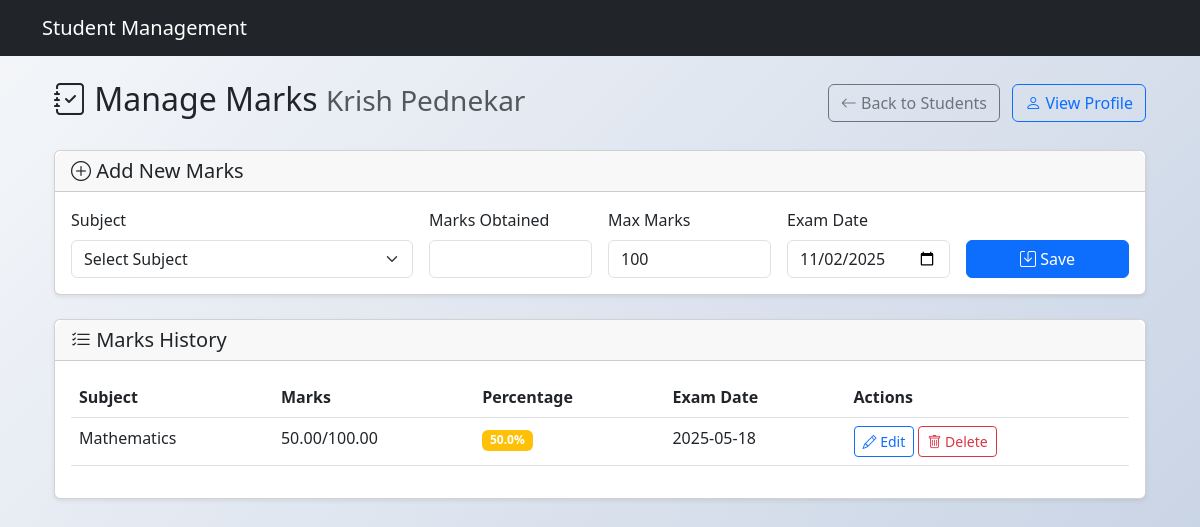
Screenshot of /students/1/marks with the database file from the repository.
### app.py (models this page shows)
class Student(db.Model):
    id = db.Column(db.Integer, primary_key=True)
    student_id = db.Column(db.String(20), unique=True, nullable=False)
    first_name = db.Column(db.String(100), nullable=False)
    last_name = db.Column(db.String(100), nullable=False)
    email = db.Column(db.String(120), unique=True, nullable=False)
    phone = db.Column(db.String(15))
    address = db.Column(db.Text)
    program = db.Column(db.String(100), nullable=False)
    semester = db.Column(db.Integer, nullable=False)
    enrollments = db.relationship('Enrollment', backref='student', lazy=True)
    marks = db.relationship('Mark', backref='student', lazy=True)
    attendances = db.relationship('Attendance', backref='student', lazy=True)
    @property
    def available_subjects(self):
        enrolled = {e.subject_id for e in self.enrollments}
        return Subject.query.filter(
            (Subject.id.in_(enrolled)) |
            (Subject.id.notin_(enrolled))
        ).all()

class Mark(db.Model):
    id = db.Column(db.Integer, primary_key=True)
    student_id = db.Column(db.Integer, db.ForeignKey('student.id'), nullable=False)
    subject_id = db.Column(db.Integer, db.ForeignKey('subject.id'), nullable=False)
    marks = db.Column(db.Float, nullable=False)
    max_marks = db.Column(db.Float, nullable=False, default=100)
    exam_date = db.Column(db.Date, default=datetime.utcnow)
    subject = db.relationship('Subject', backref='marks')

class Subject(db.Model):
    id = db.Column(db.Integer, primary_key=True)
    code = db.Column(db.String(20), unique=True, nullable=False)
    name = db.Column(db.String(100), nullable=False)
    credits = db.Column(db.Integer, nullable=False)

### app.py (the view, shortened to what this page needs)
@app.route('/students/<int:id>/marks', methods=['GET', 'POST'])
@app.route('/students/<int:id>/marks', methods=['GET', 'POST'])
def manage_marks(id):
    student = Student.query.get_or_404(id)
    subjects = student.available_subjects
    return render_template('students/marks.html',
                         student=student,
                         subjects=subjects,
                         datetime=datetime)

### templates/students/marks.html (shortened to what this page needs)
{% extends "base.html" %}
{% block content %}
<div class="container">
    <div class="d-flex justify-content-between align-items-center mb-4">
        <h2>
            <i class="bi bi-journal-check"></i> Manage Marks
            <small class="text-muted">{{ student.first_name }} {{ student.last_name }}</small>
        </h2>
        <div>
            <a href="{{ url_for('list_students') }}" class="btn btn-outline-secondary">
                <i class="bi bi-arrow-left"></i> Back to Students
            </a>
            <a href="{{ url_for('view_student', id=student.id) }}" class="btn btn-outline-primary ms-2">
                <i class="bi bi-person"></i> View Profile
            </a>
        </div>
    </div>
    <div class="card shadow-sm mb-4">
        <div class="card-header">
            <h5 class="mb-0"><i class="bi bi-plus-circle"></i> Add New Marks</h5>
        </div>
        <div class="card-body">
            <form method="POST">
                <div class="row g-3">
                    <div class="col-md-4">
    <label for="subject" class="form-label">Subject</label>
    <select class="form-select" id="subject" name="subject" required>
        <option value="">Select Subject</option>
    </select>
</div>
                    <div class="col-md-2">
                        <label for="marks" class="form-label">Marks Obtained</label>
                        <input type="number" step="0.01" class="form-control" id="marks" name="marks" required>
                    </div>
                    <div class="col-md-2">
                        <label for="max_marks" class="form-label">Max Marks</label>
                        <input type="number" step="0.01" class="form-control" id="max_marks" name="max_marks" value="100">
                    </div>
                    <div class="col-md-2">
                        <label for="exam_date" class="form-label">Exam Date</label>
                        <input type="date" class="form-control" id="exam_date" name="exam_date"
                               value="{{ datetime.utcnow().strftime('%Y-%m-%d') }}" required>
                    </div>
                    <div class="col-md-2 d-flex align-items-end">
                        <button type="submit" class="btn btn-primary w-100">
                            <i class="bi bi-save"></i> Save
                        </button>
                    </div>
                </div>
            </form>
        </div>
    </div>
    <div class="card shadow-sm">
        <div class="card-header">
            <h5 class="mb-0"><i class="bi bi-list-check"></i> Marks History</h5>
        </div>
        <div class="card-body">
            {% if student.marks %}
            <div class="table-responsive">
                <table class="table table-hover">
                    <thead>
                        <tr>
                            <th>Subject</th>
                            <th>Marks</th>
                            <th>Percentage</th>
                            <th>Exam Date</th>
                            <th>Actions</th>
                        </tr>
                    </thead>
                    <tbody>
                        {% for mark in student.marks|sort(attribute='exam_date', reverse=True) %}
                        <tr>
                            <td>{{ mark.subject.name }}</td>
                            <td>{{ "%.2f"|format(mark.marks) }}/{{ "%.2f"|format(mark.max_marks) }}</td>
                            <td>
                                <span class="badge bg-{% if (mark.marks/mark.max_marks*100) >= 75 %}success{% elif (mark.marks/mark.max_marks*100) >= 50 %}warning{% else %}danger{% endif %}">
                                    {{ "%.1f"|format((mark.marks/mark.max_marks)*100) }}%
                                </span>
                            </td>
                            <td>{{ mark.exam_date.strftime('%Y-%m-%d') }}</td>
                            <td class="text-nowrap">
                                <a href="{{ url_for('edit_mark', student_id=student.id, mark_id=mark.id) }}"
                                   class="btn btn-sm btn-outline-primary">
                                    <i class="bi bi-pencil"></i> Edit
                                </a>
                                <form action="{{ url_for('delete_mark', student_id=student.id, mark_id=mark.id) }}"
                                      method="POST" class="d-inline">
                                    <button type="submit" class="btn btn-sm btn-outline-danger"
                                            onclick="return confirm('Are you sure you want to delete these marks?')">
                                        <i class="bi bi-trash"></i> Delete
                                    </button>
                                </form>
                            </td>
                        </tr>
                        {% endfor %}
                    </tbody>
                </table>
            </div>
            {% else %}
            <div class="alert alert-info mb-0">No marks recorded yet.</div>
            {% endif %}
        </div>
    </div>
</div>
{% endblock %}

### static/styles.css (style rules this page uses)
body { background: linear-gradient(135deg, #f5f7fa 0%, #c3cfe2 100%); min-height: 100vh; font-family: 'Segoe UI', Tahoma, Geneva, Verdana, sans-serif; }
.card-header { border-radius: 10px 10px 0 0 !important; }

### rows the page displays
Student: first_name "Krish", last_name "Pednekar"
Mark: subject.name "Mathematics", marks "50.00", max_marks "100.00", (mark.marks/mark.max_marks)*100 "50.0", exam_date "2025-05-18"
